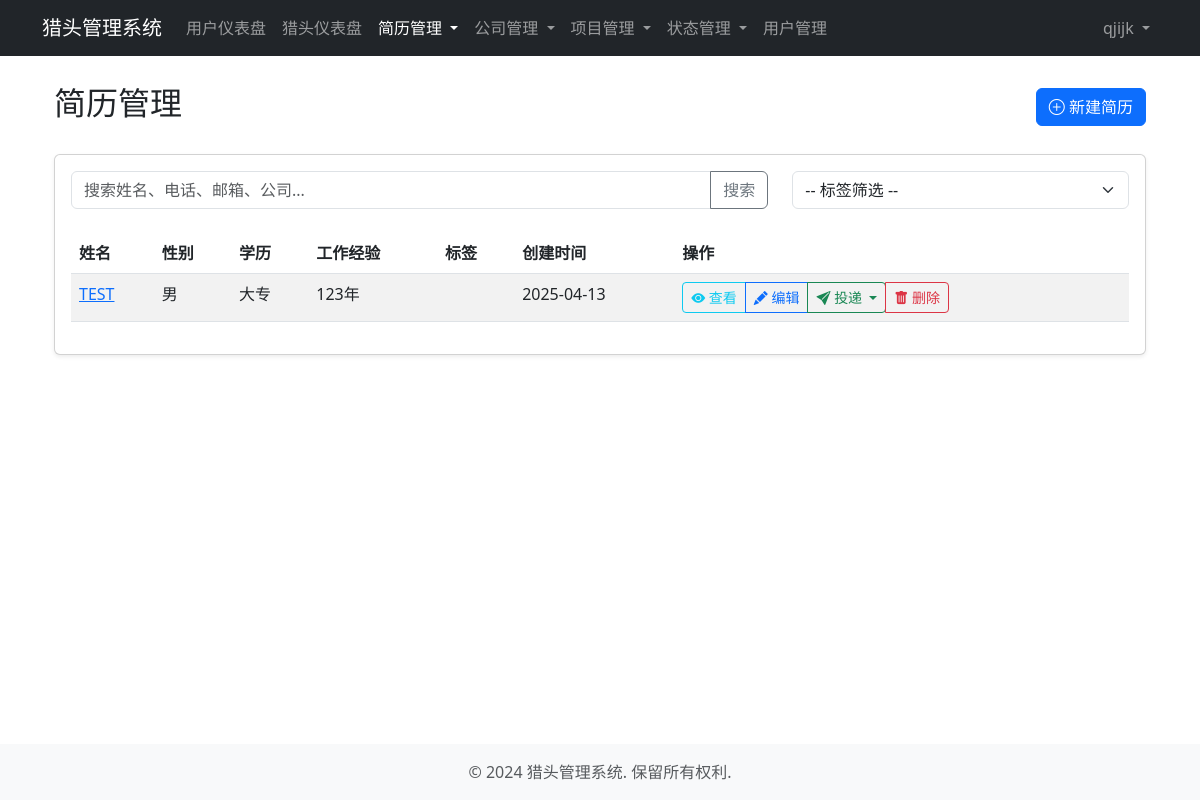
Before: /headhunting/resumes/ (signed in) with the older database file.
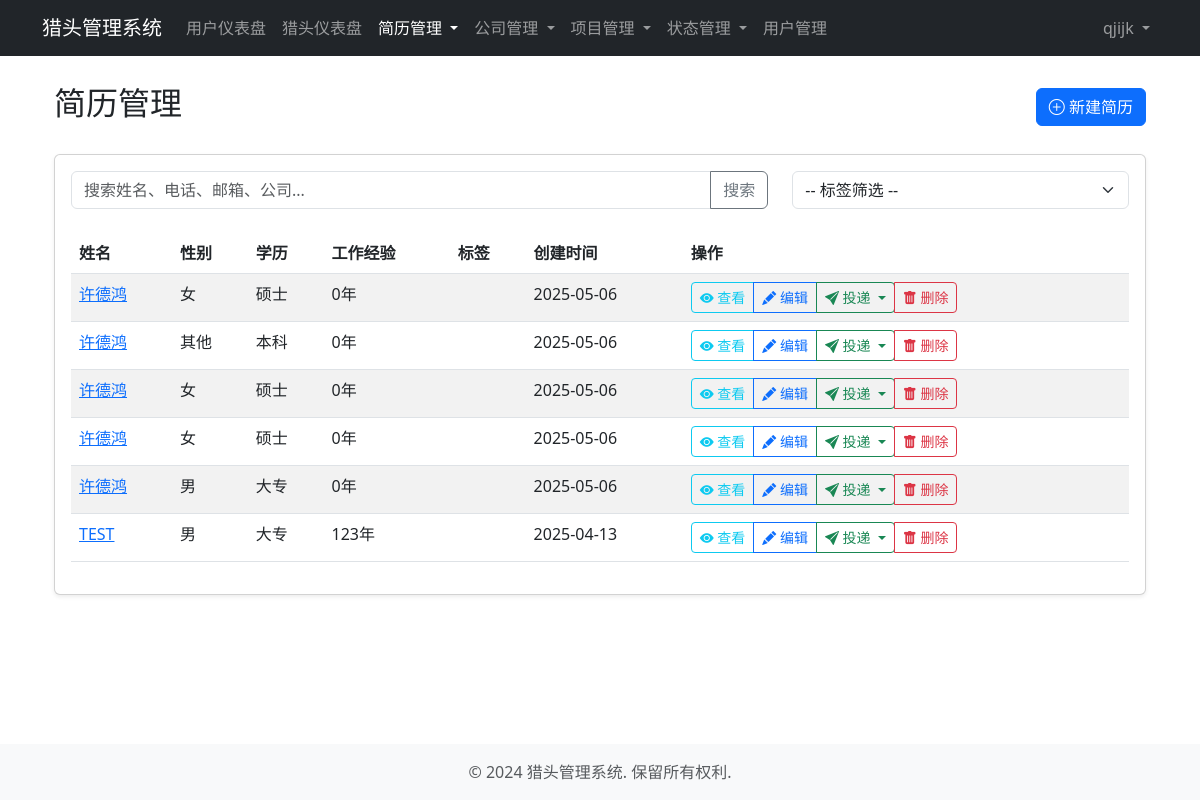
After: the same page with the newer database file.
### headhunting/models.py (models this page shows, shortened)
class Resume(models.Model):
    GENDER_CHOICES = [
        ('male', '男'),
        ('female', '女'),
        ('other', '其他'),
    ]
    EDUCATION_CHOICES = [
        ('high_school', '高中'),
        ('college', '大专'),
        ('bachelor', '本科'),
        ('master', '硕士'),
        ('phd', '博士'),
        ('other', '其他'),
    ]
    name = models.CharField(max_length=50, verbose_name='姓名')
    gender = models.CharField(max_length=10, choices=GENDER_CHOICES, verbose_name='性别')
    birth_date = models.DateField(blank=True, null=True, verbose_name='出生日期')
    phone = models.CharField(max_length=20, verbose_name='电话')
    email = models.EmailField(verbose_name='邮箱')
    education = models.CharField(max_length=20, choices=EDUCATION_CHOICES, verbose_name='最高学历')
    school = models.CharField(max_length=100, blank=True, null=True, verbose_name='毕业院校')
    major = models.CharField(max_length=100, blank=True, null=True, verbose_name='专业')
    experience_years = models.IntegerField(default=0, verbose_name='工作年限')
    current_company = models.CharField(max_length=100, blank=True, null=True, verbose_name='当前公司')
    current_position = models.CharField(max_length=100, blank=True, null=True, verbose_name='当前职位')
    skills = models.TextField(blank=True, null=True, verbose_name='技能')
    work_experience = models.TextField(blank=True, null=True, verbose_name='工作经历')
    work_exp_1_company = models.CharField(max_length=100, null=True, blank=True, verbose_name='公司1')
    work_exp_1_position = models.CharField(max_length=100, null=True, blank=True, verbose_name='职位1')
    work_exp_1_period = models.CharField(max_length=100, null=True, blank=True, verbose_name='时间段1')
    work_exp_1_description = models.TextField(null=True, blank=True, verbose_name='工作描述1')
    work_exp_2_company = models.CharField(max_length=100, null=True, blank=True, verbose_name='公司2')
    work_exp_2_position = models.CharField(max_length=100, null=True, blank=True, verbose_name='职位2')
    work_exp_2_period = models.CharField(max_length=100, null=True, blank=True, verbose_name='时间段2')
    work_exp_2_description = models.TextField(null=True, blank=True, verbose_name='工作描述2')
    work_exp_3_company = models.CharField(max_length=100, null=True, blank=True, verbose_name='公司3')
    work_exp_3_position = models.CharField(max_length=100, null=True, blank=True, verbose_name='职位3')
    work_exp_3_period = models.CharField(max_length=100, null=True, blank=True, verbose_name='时间段3')
    work_exp_3_description = models.TextField(null=True, blank=True, verbose_name='工作描述3')
    tags = models.ManyToManyField(Tag, blank=True, related_name='resumes', verbose_name='标签')
    resume_file = models.FileField(upload_to='resume_files/', null=True, blank=True, verbose_name='简历文件')
    created_at = models.DateTimeField(auto_now_add=True, verbose_name='创建时间')
    updated_at = models.DateTimeField(auto_now=True, verbose_name='更新时间')
    created_by = models.ForeignKey(User, on_delete=models.SET_NULL, null=True, related_name='created_resumes', verbose_name='创建人')
    class Meta:
        verbose_name = '简历'
        verbose_name_plural = verbose_name
        ordering = ['-created_at']

### headhunting/views.py (the view, shortened to what this page needs)
# urls.py: path('resumes/', views.resume_list, name='resume_list'),
@login_required
def resume_list(request):
    resumes = Resume.objects.all()
    if not request.user.is_system_admin and not request.user.is_admin:
        resumes = resumes.filter(created_by=request.user)
    query = request.GET.get('q')
    projects = Project.objects.filter(status__code='active')
    return render(request, 'headhunting/resume_list.html', {
        'resumes': resumes,
        'projects': projects
    })

### accounts/models.py (called while the page is built)
    @property
    def is_system_admin(self):
        return self.user_type == self.SYSTEM_ADMIN

### templates/headhunting/resume_list.html (shortened to what this page needs)
{% extends 'base/base.html' %}
{% block content %}
<div class="container">
    <div class="d-flex justify-content-between align-items-center mb-4">
        <h2>简历管理</h2>
        <a href="{% url 'resume_create' %}" class="btn btn-primary">
            <i class="bi bi-plus-circle"></i> 新建简历
        </a>
    </div>
    <div class="card shadow-sm">
        <div class="card-body">
            <form method="get" class="mb-4">
                <div class="row">
                    <div class="col-md-8 mb-2 mb-md-0">
                        <div class="input-group">
                            <input type="text" name="q" class="form-control" placeholder="搜索姓名、电话、邮箱、公司..." value="{{ request.GET.q|default:'' }}">
                            <button class="btn btn-outline-secondary" type="submit">搜索</button>
                        </div>
                    </div>
                    <div class="col-md-4">
                        <select name="tag" class="form-select" onchange="this.form.submit()">
                            <option value="">-- 标签筛选 --</option>
                        </select>
                    </div>
                </div>
            </form>
            {% if resumes %}
            <div class="table-responsive">
                <table class="table table-striped table-hover">
                    <thead>
                        <tr>
                            <th>姓名</th>
                            <th>性别</th>
                            <th>学历</th>
                            <th>工作经验</th>
                            <th>标签</th>
                            <th>创建时间</th>
                            <th>操作</th>
                        </tr>
                    </thead>
                    <tbody>
                        {% for resume in resumes %}
                        <tr>
                            <td>
                                <a href="{% url 'resume_detail' resume.id %}">{{ resume.name }}</a>
                            </td>
                            <td>{{ resume.get_gender_display }}</td>
                            <td>{{ resume.get_education_display }}</td>
                            <td>{{ resume.experience_years }}年</td>
                            <td>
                            </td>
                            <td>{{ resume.created_at|date:"Y-m-d" }}</td>
                            <td>
                                <div class="btn-group btn-group-sm">
                                    <a href="{% url 'resume_detail' resume.id %}" class="btn btn-outline-info">
                                        <i class="bi bi-eye-fill"></i> 查看
                                    </a>
                                    <a href="{% url 'resume_update' resume.id %}" class="btn btn-outline-primary">
                                        <i class="bi bi-pencil-fill"></i> 编辑
                                    </a>
                                    <button type="button" class="btn btn-outline-success dropdown-toggle" data-bs-toggle="dropdown" aria-expanded="false">
                                        <i class="bi bi-send-fill"></i> 投递
                                    </button>
                                    <a href="{% url 'resume_delete' resume.id %}" class="btn btn-outline-danger">
                                        <i class="bi bi-trash-fill"></i> 删除
                                    </a>
                                </div>
                            </td>
                        </tr>
                        {% endfor %}
                    </tbody>
                </table>
            </div>
            {% else %}
            <div class="alert alert-info">
                <i class="bi bi-info-circle"></i> 暂无简历数据，请点击"新建简历"按钮创建。
            </div>
            {% endif %}
        </div>
    </div>
</div>
{% endblock %}
{% block extra_css %}
<link rel="stylesheet" href="https://cdn.jsdelivr.net/npm/bootstrap-icons@1.10.0/font/bootstrap-icons.css">
{% endblock %}

Changed rows visible on the page:
added Resume: name "许德鸿", gender "女", education "硕士", experience_years "0", created_at "2025-05-06"
added Resume: name "许德鸿", gender "其他", education "本科", experience_years "0", created_at "2025-05-06"
added Resume: name "许德鸿", gender "女", education "硕士", experience_years "0", created_at "2025-05-06"
added Resume: name "许德鸿", gender "女", education "硕士", experience_years "0", created_at "2025-05-06"
added Resume: name "许德鸿", gender "男", education "大专", experience_years "0", created_at "2025-05-06"
